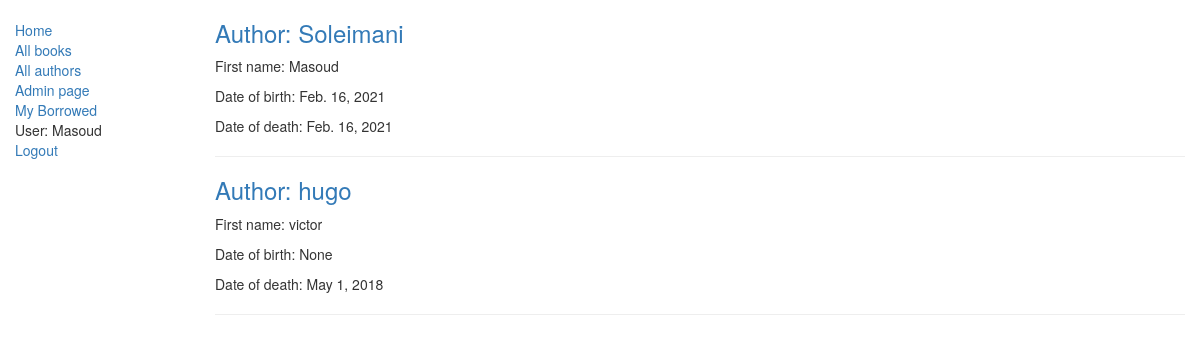
The app's page /catalog/authors/ (signed in) with its own data.
### catalog/models.py (models this page shows, shortened)
class Author(models.Model):
    first_name = models.CharField(max_length=100)
    last_name = models.CharField(max_length=100)
    date_of_birth = models.DateField(null=True, blank=True)
    date_of_death = models.DateField('Died', null=True, blank=True)

### catalog/views.py (the view)
# urls.py: path('authors/', views.AuthorListView.as_view(), name='authors'),
class AuthorListView(generic.ListView):
    model = models.Author
    template_name = 'catalog/author_list.html'

### catalog/templates/catalog/author_list.html
{% extends "catalog/base_generic.html" %}
{% block content %}
  {% for author in author_list %}
    <h3><a href="{% url 'catalog:author-detail' author.id %}">Author: {{ author.last_name }}</a></h3>
    <p>First name: {{ author.first_name }} </p>
    <p>Date of birth: {{ author.date_of_birth}} </p>
    <p>Date of death: {{ author.date_of_death}} </p>
    <hr>
  {% endfor %}
{% endblock %}

### catalog/templates/catalog/base_generic.html (shortened to what this page needs)
<!DOCTYPE html>
<html lang="en">
<head>
  <link rel="stylesheet" href="https://maxcdn.bootstrapcdn.com/bootstrap/3.3.7/css/bootstrap.min.css">
  {% load static %}
  <link rel="stylesheet" href="{% static 'catalog/style.css' %}">
</head>
<body>
  <div class="container-fluid">
    <div class="row">
      <div class="col-sm-2">
      {% block sidebar %}
      <ul class="sidebar-nav">
          <li><a href="{% url 'catalog:index' %}">Home</a></li>
          <li><a href="{% url 'catalog:books' %}">All books</a></li>
          <li><a href="{% url 'catalog:authors' %}">All authors</a></li>
          <li><a href="/admin/">Admin page</a></li>
          <li><a href="{% url 'catalog:my-borrowed' %}">My Borrowed</a></li>
          {% if user.is_authenticated %}
              <li>User: {{ user.get_username }}</li>
              <li><a href="{% url 'logout'%}?next={{request.path}}">Logout</a></li>
           {% else %}
              <li><a href="{% url 'login'%}?next={{request.path}}">Login</a></li>
           {% endif %}
      </ul>
     {% endblock %}
      </div>
      <div class="col-sm-10 ">
      {% block content %}{% endblock %}
      </div>
    </div>
  </div>
</body>
</html>

### catalog/static/catalog/style.css (style rules this page uses)
.sidebar-nav { margin-top: 20px; padding: 0; list-style: none; }

### records on screen
Author: last_name "Soleimani", first_name "Masoud", date_of_birth "Feb. 16, 2021", date_of_death "Feb. 16, 2021"
Author: last_name "hugo", first_name "victor", date_of_birth "None", date_of_death "May 1, 2018"

### other values on screen
{{ user.get_username }} "Masoud"
